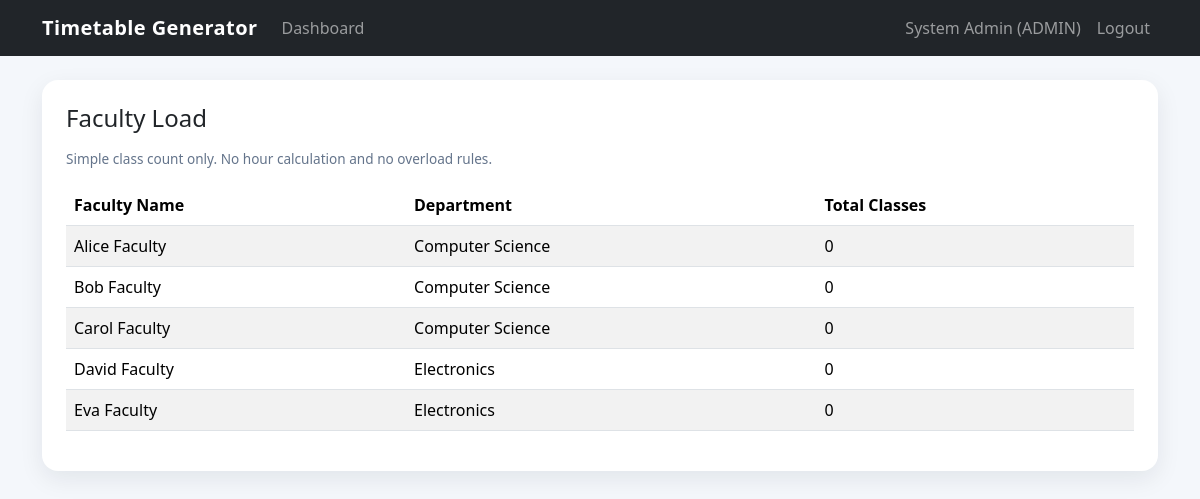
/admin/faculty-load.php (signed in), run on the app's committed database.
### tables this page shows
CREATE TABLE faculty (
    id INT AUTO_INCREMENT PRIMARY KEY,
    user_id INT NOT NULL,
    name VARCHAR(100) NOT NULL,
    department_id INT NOT NULL,
    CONSTRAINT fk_faculty_user FOREIGN KEY (user_id) REFERENCES users(id) ON DELETE CASCADE,
    CONSTRAINT fk_faculty_department FOREIGN KEY (department_id) REFERENCES departments(id) ON DELETE CASCADE
);

CREATE TABLE departments (
    id INT AUTO_INCREMENT PRIMARY KEY,
    name VARCHAR(100) NOT NULL,
    code VARCHAR(20) NOT NULL UNIQUE
);

### config/database.php (called while the page is built, shortened)
<?php
function db(): PDO
{
    $dsn = 'mysql:host=' . DB_HOST . ';dbname=' . DB_NAME . ';charset=utf8mb4';
    $pdo = new PDO($dsn, DB_USER, DB_PASS, [
        PDO::ATTR_ERRMODE => PDO::ERRMODE_EXCEPTION,
        PDO::ATTR_DEFAULT_FETCH_MODE => PDO::FETCH_ASSOC,
    ]);
    return $pdo;
}

### includes/functions.php (called while the page is built, shortened)
<?php
require_once __DIR__ . '/../config/database.php';
function e(?string $value): string
{
    return htmlspecialchars((string) $value, ENT_QUOTES, 'UTF-8');
}
function fetch_all(string $sql, array $params = []): array
{
    $stmt = db()->prepare($sql);
    $stmt->execute($params);
    return $stmt->fetchAll();
}
function get_faculty_load_report(): array
{
    return fetch_all('
        SELECT f.id AS faculty_id, f.name AS faculty_name, d.name AS department_name, COUNT(t.id) AS total_classes
        FROM faculty f
        JOIN departments d ON d.id = f.department_id
        LEFT JOIN timetable t ON t.faculty_id = f.id
        GROUP BY f.id, f.name, d.name
        ORDER BY f.name
    ');
}

### admin/faculty-load.php (the view, shortened to what this page needs)
<?php
$rows = get_faculty_load_report();
require_once __DIR__ . '/../includes/header.php';
?>
<div class="card p-4">
    <h1 class="h4 mb-3">Faculty Load</h1>
    <p class="small-muted">Simple class count only. No hour calculation and no overload rules.</p>
    <table class="table table-striped">
        <thead><tr><th>Faculty Name</th><th>Department</th><th>Total Classes</th></tr></thead>
        <tbody><?php foreach ($rows as $row): ?><tr><td><?= e($row['faculty_name']); ?></td><td><?= e($row['department_name']); ?></td><td><?= e((string) $row['total_classes']); ?></td></tr><?php endforeach; ?></tbody>
    </table>
</div>
<?php require_once __DIR__ . '/../includes/footer.php'; ?>

### assets/css/style.css (style rules this page uses)
body { background: #f4f7fb; color: #1c2434; }
.card { border: 0; border-radius: 1rem; box-shadow: 0 0.5rem 1.5rem rgba(15, 23, 42, 0.08); }
.table thead th { white-space: nowrap; }
.small-muted { color: #64748b; font-size: 0.85rem; }

### data on the page
faculty: name "Alice Faculty", department.name "Computer Science", total_classes "0"
faculty: name "Bob Faculty", department.name "Computer Science", total_classes "0"
faculty: name "Carol Faculty", department.name "Computer Science", total_classes "0"
faculty: name "David Faculty", department.name "Electronics", total_classes "0"
faculty: name "Eva Faculty", department.name "Electronics", total_classes "0"

### other printed values
$user['name'] "System Admin"
$user['role'] "ADMIN"
